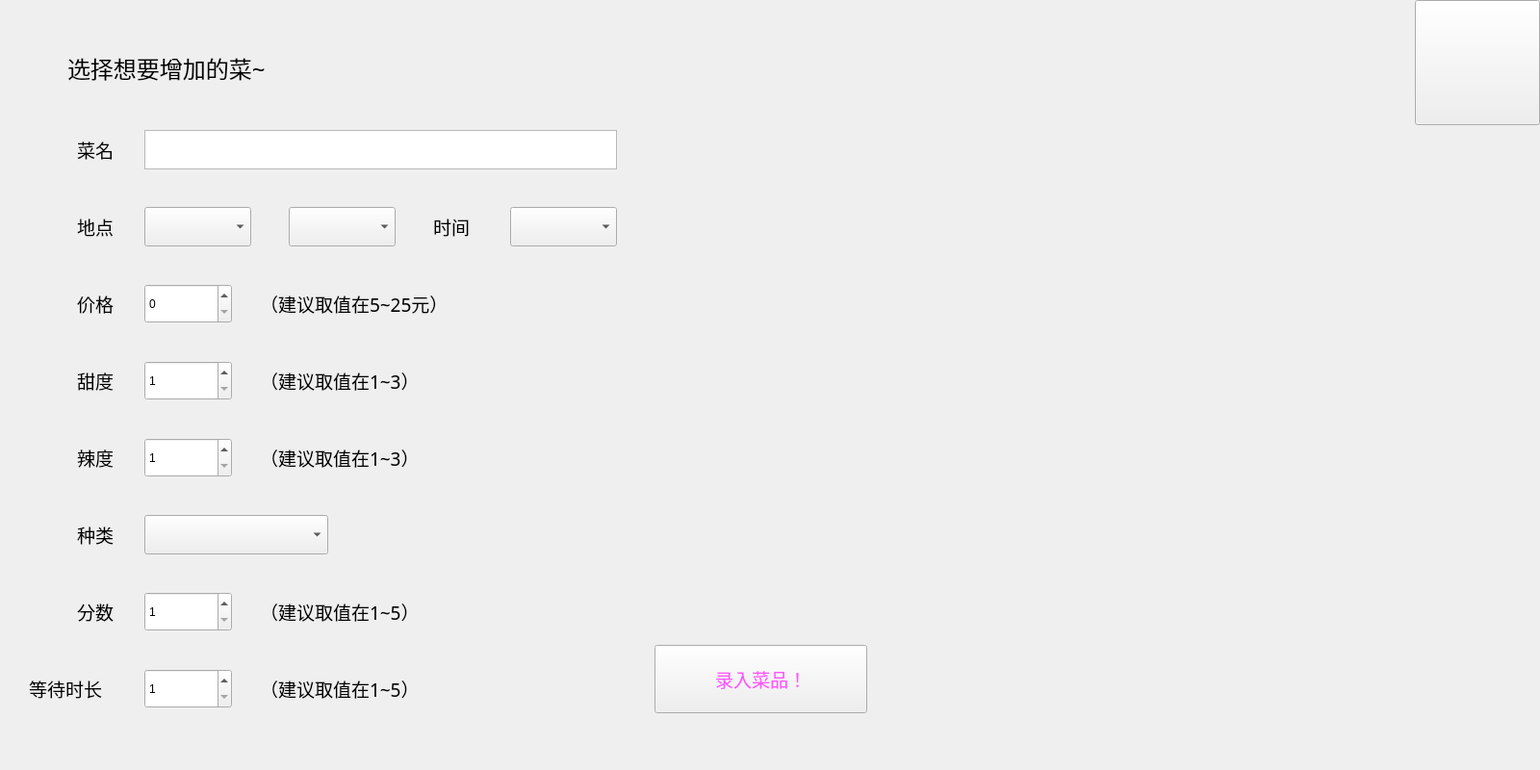
<?xml version="1.0" encoding="UTF-8"?>
<ui version="4.0">
 <class>enter_recipe</class>
 <widget class="QWidget" name="enter_recipe">
  <property name="geometry">
   <rect>
    <x>0</x>
    <y>0</y>
    <width>1600</width>
    <height>800</height>
   </rect>
  </property>
  <property name="windowTitle">
   <string>嘉然有了新菜谱！( •̀ ω •́ )✧</string>
  </property>
  <property name="windowIcon">
   <iconset resource="main_jiaran.qrc">
    <normaloff>:/1/3.JPG</normaloff>:/1/3.JPG</iconset>
  </property>
  <property name="styleSheet">
   <string notr="true"/>
  </property>
  <widget class="QPushButton" name="enter_recipe_back">
   <property name="geometry">
    <rect>
     <x>1470</x>
     <y>0</y>
     <width>130</width>
     <height>130</height>
    </rect>
   </property>
   <property name="styleSheet">
    <string notr="true"/>
   </property>
   <property name="text">
    <string/>
   </property>
  </widget>
  <widget class="QTextEdit" name="input_name">
   <property name="geometry">
    <rect>
     <x>150</x>
     <y>135</y>
     <width>491</width>
     <height>41</height>
    </rect>
   </property>
   <property name="font">
    <font>
     <family>Agency FB</family>
     <pointsize>12</pointsize>
    </font>
   </property>
   <property name="styleSheet">
    <string notr="true"/>
   </property>
  </widget>
  <widget class="QLabel" name="label">
   <property name="geometry">
    <rect>
     <x>80</x>
     <y>140</y>
     <width>111</width>
     <height>31</height>
    </rect>
   </property>
   <property name="font">
    <font>
     <family>Agency FB</family>
     <pointsize>14</pointsize>
    </font>
   </property>
   <property name="text">
    <string>菜名</string>
   </property>
  </widget>
  <widget class="QLabel" name="label_2">
   <property name="geometry">
    <rect>
     <x>70</x>
     <y>50</y>
     <width>471</width>
     <height>41</height>
    </rect>
   </property>
   <property name="font">
    <font>
     <family>Agency FB</family>
     <pointsize>18</pointsize>
    </font>
   </property>
   <property name="text">
    <string>选择想要增加的菜~</string>
   </property>
   <property name="textFormat">
    <enum>Qt::AutoText</enum>
   </property>
  </widget>
  <widget class="QLabel" name="label_3">
   <property name="geometry">
    <rect>
     <x>80</x>
     <y>220</y>
     <width>111</width>
     <height>31</height>
    </rect>
   </property>
   <property name="font">
    <font>
     <family>Agency FB</family>
     <pointsize>14</pointsize>
    </font>
   </property>
   <property name="text">
    <string>地点</string>
   </property>
  </widget>
  <widget class="QComboBox" name="input_location">
   <property name="geometry">
    <rect>
     <x>150</x>
     <y>215</y>
     <width>111</width>
     <height>41</height>
    </rect>
   </property>
  </widget>
  <widget class="QComboBox" name="input_location2">
   <property name="geometry">
    <rect>
     <x>300</x>
     <y>215</y>
     <width>111</width>
     <height>41</height>
    </rect>
   </property>
  </widget>
  <widget class="QLabel" name="label_4">
   <property name="geometry">
    <rect>
     <x>80</x>
     <y>300</y>
     <width>111</width>
     <height>31</height>
    </rect>
   </property>
   <property name="font">
    <font>
     <family>Agency FB</family>
     <pointsize>14</pointsize>
    </font>
   </property>
   <property name="text">
    <string>价格</string>
   </property>
  </widget>
  <widget class="QSpinBox" name="input_price">
   <property name="geometry">
    <rect>
     <x>150</x>
     <y>295</y>
     <width>91</width>
     <height>41</height>
    </rect>
   </property>
  </widget>
  <widget class="QLabel" name="label_5">
   <property name="geometry">
    <rect>
     <x>270</x>
     <y>300</y>
     <width>371</width>
     <height>31</height>
    </rect>
   </property>
   <property name="font">
    <font>
     <family>Agency FB</family>
     <pointsize>14</pointsize>
    </font>
   </property>
   <property name="text">
    <string>（建议取值在5~25元）</string>
   </property>
  </widget>
  <widget class="QLabel" name="label_6">
   <property name="geometry">
    <rect>
     <x>80</x>
     <y>380</y>
     <width>111</width>
     <height>31</height>
    </rect>
   </property>
   <property name="font">
    <font>
     <family>Agency FB</family>
     <pointsize>14</pointsize>
    </font>
   </property>
   <property name="text">
    <string>甜度</string>
   </property>
  </widget>
  <widget class="QSpinBox" name="input_sweet">
   <property name="geometry">
    <rect>
     <x>150</x>
     <y>375</y>
     <width>91</width>
     <height>41</height>
    </rect>
   </property>
   <property name="minimum">
    <number>1</number>
   </property>
   <property name="maximum">
    <number>3</number>
   </property>
  </widget>
  <widget class="QLabel" name="label_7">
   <property name="geometry">
    <rect>
     <x>270</x>
     <y>380</y>
     <width>371</width>
     <height>31</height>
    </rect>
   </property>
   <property name="font">
    <font>
     <family>Agency FB</family>
     <pointsize>14</pointsize>
    </font>
   </property>
   <property name="text">
    <string>（建议取值在1~3）</string>
   </property>
  </widget>
  <widget class="QSpinBox" name="input_spicy">
   <property name="geometry">
    <rect>
     <x>150</x>
     <y>455</y>
     <width>91</width>
     <height>41</height>
    </rect>
   </property>
   <property name="minimum">
    <number>1</number>
   </property>
   <property name="maximum">
    <number>3</number>
   </property>
  </widget>
  <widget class="QLabel" name="label_8">
   <property name="geometry">
    <rect>
     <x>80</x>
     <y>460</y>
     <width>111</width>
     <height>31</height>
    </rect>
   </property>
   <property name="font">
    <font>
     <family>Agency FB</family>
     <pointsize>14</pointsize>
    </font>
   </property>
   <property name="text">
    <string>辣度</string>
   </property>
  </widget>
  <widget class="QLabel" name="label_9">
   <property name="geometry">
    <rect>
     <x>270</x>
     <y>460</y>
     <width>371</width>
     <height>31</height>
    </rect>
   </property>
   <property name="font">
    <font>
     <family>Agency FB</family>
     <pointsize>14</pointsize>
    </font>
   </property>
   <property name="text">
    <string>（建议取值在1~3）</string>
   </property>
  </widget>
  <widget class="QComboBox" name="input_kind">
   <property name="geometry">
    <rect>
     <x>150</x>
     <y>535</y>
     <width>191</width>
     <height>41</height>
    </rect>
   </property>
  </widget>
  <widget class="QLabel" name="label_10">
   <property name="geometry">
    <rect>
     <x>80</x>
     <y>540</y>
     <width>111</width>
     <height>31</height>
    </rect>
   </property>
   <property name="font">
    <font>
     <family>Agency FB</family>
     <pointsize>14</pointsize>
    </font>
   </property>
   <property name="text">
    <string>种类</string>
   </property>
  </widget>
  <widget class="QSpinBox" name="input_score">
   <property name="geometry">
    <rect>
     <x>150</x>
     <y>615</y>
     <width>91</width>
     <height>41</height>
    </rect>
   </property>
   <property name="minimum">
    <number>1</number>
   </property>
   <property name="maximum">
    <number>5</number>
   </property>
  </widget>
  <widget class="QSpinBox" name="input_waiting">
   <property name="geometry">
    <rect>
     <x>150</x>
     <y>695</y>
     <width>91</width>
     <height>41</height>
    </rect>
   </property>
   <property name="minimum">
    <number>1</number>
   </property>
   <property name="maximum">
    <number>5</number>
   </property>
  </widget>
  <widget class="QLabel" name="label_11">
   <property name="geometry">
    <rect>
     <x>80</x>
     <y>620</y>
     <width>111</width>
     <height>31</height>
    </rect>
   </property>
   <property name="font">
    <font>
     <family>Agency FB</family>
     <pointsize>14</pointsize>
    </font>
   </property>
   <property name="text">
    <string>分数</string>
   </property>
  </widget>
  <widget class="QLabel" name="label_12">
   <property name="geometry">
    <rect>
     <x>270</x>
     <y>620</y>
     <width>371</width>
     <height>31</height>
    </rect>
   </property>
   <property name="font">
    <font>
     <family>Agency FB</family>
     <pointsize>14</pointsize>
    </font>
   </property>
   <property name="text">
    <string>（建议取值在1~5）</string>
   </property>
  </widget>
  <widget class="QLabel" name="label_13">
   <property name="geometry">
    <rect>
     <x>270</x>
     <y>700</y>
     <width>371</width>
     <height>31</height>
    </rect>
   </property>
   <property name="font">
    <font>
     <family>Agency FB</family>
     <pointsize>14</pointsize>
    </font>
   </property>
   <property name="text">
    <string>（建议取值在1~5）</string>
   </property>
  </widget>
  <widget class="QLabel" name="label_14">
   <property name="geometry">
    <rect>
     <x>30</x>
     <y>700</y>
     <width>111</width>
     <height>31</height>
    </rect>
   </property>
   <property name="font">
    <font>
     <family>Agency FB</family>
     <pointsize>14</pointsize>
    </font>
   </property>
   <property name="text">
    <string>等待时长</string>
   </property>
  </widget>
  <widget class="QPushButton" name="ok">
   <property name="geometry">
    <rect>
     <x>680</x>
     <y>670</y>
     <width>221</width>
     <height>71</height>
    </rect>
   </property>
   <property name="font">
    <font>
     <family>华文彩云</family>
     <pointsize>14</pointsize>
    </font>
   </property>
   <property name="styleSheet">
    <string notr="true">color: rgb(255, 85, 255);</string>
   </property>
   <property name="text">
    <string>录入菜品！</string>
   </property>
   <property name="icon">
    <iconset resource="main_jiaran.qrc">
     <normaloff>:/1/buttom1.png</normaloff>:/1/buttom1.png</iconset>
   </property>
  </widget>
  <widget class="QComboBox" name="input_time">
   <property name="geometry">
    <rect>
     <x>530</x>
     <y>215</y>
     <width>111</width>
     <height>41</height>
    </rect>
   </property>
  </widget>
  <widget class="QLabel" name="label_15">
   <property name="geometry">
    <rect>
     <x>450</x>
     <y>220</y>
     <width>111</width>
     <height>31</height>
    </rect>
   </property>
   <property name="font">
    <font>
     <family>Agency FB</family>
     <pointsize>14</pointsize>
    </font>
   </property>
   <property name="text">
    <string>时间</string>
   </property>
  </widget>
 </widget>
 <resources>
  <include location="main_jiaran.qrc"/>
 </resources>
 <connections/>
</ui>
